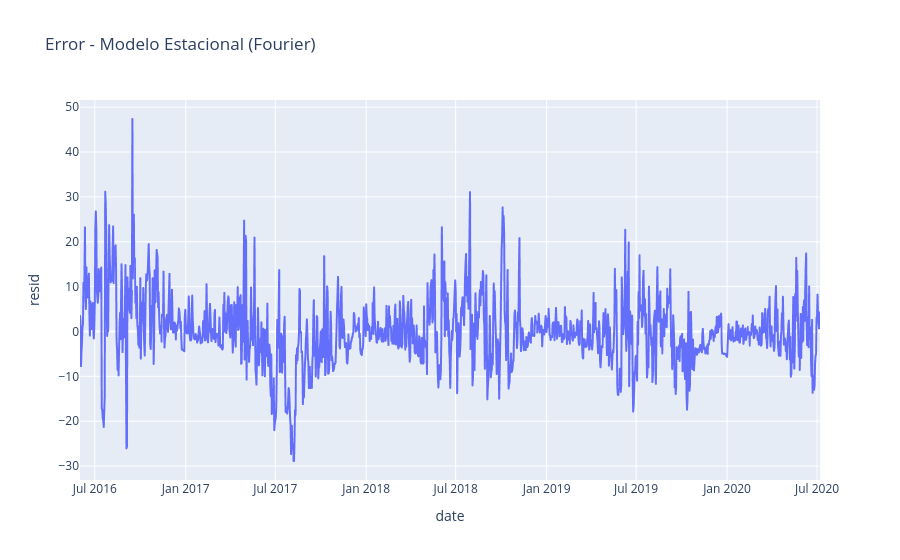

The notebook cell saved with this chart:
### Code cell
# 6. Error estacional
error_s = df.copy()
error_s['pred'] = np.concatenate([train_pred_s, test_pred_s])
error_s['resid'] = error_s['Energy_kWh'] - error_s['pred']
px.line(error_s, x='date', y='resid', title='Error - Modelo Estacional (Fourier)').show()

print("\n¿Hay comportamiento estacional? Si el error muestra un patrón periódico, la serie presenta estacionalidad.")

### Figure 1 — Plotly figure (JSON) as saved in the notebook; plotly's stock layout.template omitted (floating-point values rounded to 4 significant figures; data arrays with more than 128 entries replaced by an {"elided": "..."} marker saying what was removed)
{"data": [{"hovertemplate": "date=%{x}<br>resid=%{y}<extra></extra>", "legendgroup": "", "line": {"color": "#636efa", "dash": "solid"}, "marker": {"symbol": "circle"}, "mode": "lines", "name": "", "showlegend": false, "type": "scattergl", "x": {"elided": "1498 str values"}, "xaxis": "x", "y": {"elided": "1498 float values"}, "yaxis": "y"}], "layout": {"legend": {"tracegroupgap": 0}, "title": {"text": "Error - Modelo Estacional (Fourier)"}, "xaxis": {"anchor": "y", "domain": [0, 1], "title": {"text": "date"}}, "yaxis": {"anchor": "x", "domain": [0, 1], "title": {"text": "resid"}}}}
